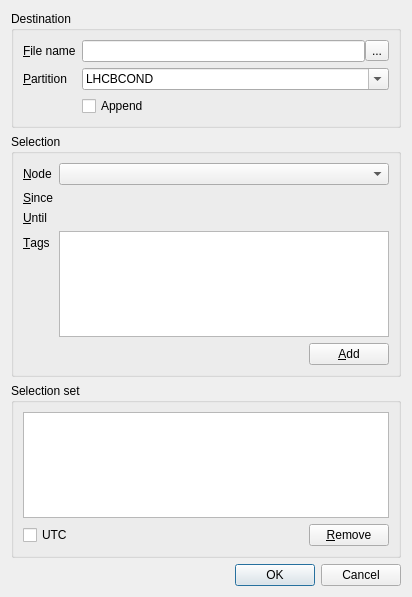
<ui version="4.0" >
 <class>CreateSliceDialog</class>
 <widget class="QDialog" name="CreateSliceDialog" >
  <property name="geometry" >
   <rect>
    <x>0</x>
    <y>0</y>
    <width>412</width>
    <height>597</height>
   </rect>
  </property>
  <property name="windowTitle" >
   <string>Create slice</string>
  </property>
  <layout class="QVBoxLayout" name="verticalLayout" >
   <item>
    <widget class="QGroupBox" name="destinationGroup" >
     <property name="title" >
      <string>Destination</string>
     </property>
     <layout class="QFormLayout" name="formLayout" >
      <property name="fieldGrowthPolicy" >
       <enum>QFormLayout::ExpandingFieldsGrow</enum>
      </property>
      <item row="0" column="0" >
       <widget class="QLabel" name="filenameLabel" >
        <property name="text" >
         <string>&amp;File name</string>
        </property>
        <property name="buddy" >
         <cstring>filename</cstring>
        </property>
       </widget>
      </item>
      <item row="0" column="1" >
       <widget class="QWidget" native="1" name="filenameWidget" >
        <layout class="QHBoxLayout" name="horizontalLayout" >
         <property name="spacing" >
          <number>0</number>
         </property>
         <property name="margin" >
          <number>0</number>
         </property>
         <item>
          <widget class="QLineEdit" name="filename" >
           <property name="toolTip" >
            <string>Path to the SQLite file</string>
           </property>
          </widget>
         </item>
         <item>
          <widget class="QToolButton" name="fileDialogButton" >
           <property name="toolTip" >
            <string>Open a dialog box to select a file</string>
           </property>
           <property name="text" >
            <string>...</string>
           </property>
          </widget>
         </item>
        </layout>
       </widget>
      </item>
      <item row="1" column="0" >
       <widget class="QLabel" name="partitionLabel" >
        <property name="text" >
         <string>&amp;Partition</string>
        </property>
        <property name="buddy" >
         <cstring>partition</cstring>
        </property>
       </widget>
      </item>
      <item row="1" column="1" >
       <widget class="QComboBox" name="partition" >
        <property name="sizePolicy" >
         <sizepolicy vsizetype="Fixed" hsizetype="Expanding" >
          <horstretch>0</horstretch>
          <verstretch>0</verstretch>
         </sizepolicy>
        </property>
        <property name="toolTip" >
         <string>Partition name: only uppercase letters or numbers</string>
        </property>
        <property name="editable" >
         <bool>true</bool>
        </property>
        <property name="currentIndex" >
         <number>1</number>
        </property>
        <property name="insertPolicy" >
         <enum>QComboBox::NoInsert</enum>
        </property>
        <item>
         <property name="text" >
          <string>DDDB</string>
         </property>
        </item>
        <item>
         <property name="text" >
          <string>LHCBCOND</string>
         </property>
        </item>
        <item>
         <property name="text" >
          <string>SIMCOND</string>
         </property>
        </item>
        <item>
         <property name="text" >
          <string>ONLINE</string>
         </property>
        </item>
       </widget>
      </item>
      <item row="2" column="1" >
       <widget class="QCheckBox" name="append" >
        <property name="text" >
         <string>Append</string>
        </property>
       </widget>
      </item>
     </layout>
    </widget>
   </item>
   <item>
    <widget class="QGroupBox" name="selectionGroup" >
     <property name="title" >
      <string>Selection</string>
     </property>
     <layout class="QFormLayout" name="formLayout_2" >
      <property name="fieldGrowthPolicy" >
       <enum>QFormLayout::ExpandingFieldsGrow</enum>
      </property>
      <item row="0" column="0" >
       <widget class="QLabel" name="pathLabel" >
        <property name="text" >
         <string>&amp;Node</string>
        </property>
        <property name="buddy" >
         <cstring>path</cstring>
        </property>
       </widget>
      </item>
      <item row="0" column="1" >
       <widget class="QComboBox" name="path" >
        <property name="sizePolicy" >
         <sizepolicy vsizetype="Fixed" hsizetype="MinimumExpanding" >
          <horstretch>0</horstretch>
          <verstretch>0</verstretch>
         </sizepolicy>
        </property>
       </widget>
      </item>
      <item row="1" column="0" >
       <widget class="QLabel" name="sinceLabel" >
        <property name="text" >
         <string>&amp;Since</string>
        </property>
        <property name="buddy" >
         <cstring>since</cstring>
        </property>
       </widget>
      </item>
      <item row="1" column="1" >
       <widget class="TimePointEdit" native="1" name="since" >
        <property name="sizePolicy" >
         <sizepolicy vsizetype="Preferred" hsizetype="MinimumExpanding" >
          <horstretch>0</horstretch>
          <verstretch>0</verstretch>
         </sizepolicy>
        </property>
       </widget>
      </item>
      <item row="2" column="0" >
       <widget class="QLabel" name="untilLabel" >
        <property name="text" >
         <string>&amp;Until</string>
        </property>
        <property name="buddy" >
         <cstring>until</cstring>
        </property>
       </widget>
      </item>
      <item row="2" column="1" >
       <widget class="TimePointEdit" native="1" name="until" >
        <property name="sizePolicy" >
         <sizepolicy vsizetype="Preferred" hsizetype="MinimumExpanding" >
          <horstretch>0</horstretch>
          <verstretch>0</verstretch>
         </sizepolicy>
        </property>
       </widget>
      </item>
      <item row="3" column="0" >
       <widget class="QLabel" name="tagsLabel" >
        <property name="text" >
         <string>&amp;Tags</string>
        </property>
        <property name="buddy" >
         <cstring>tags</cstring>
        </property>
       </widget>
      </item>
      <item row="3" column="1" >
       <widget class="QListView" name="tags" >
        <property name="selectionMode" >
         <enum>QAbstractItemView::MultiSelection</enum>
        </property>
       </widget>
      </item>
      <item row="4" column="1" >
       <widget class="QWidget" native="1" name="selectionButtons" >
        <layout class="QHBoxLayout" name="horizontalLayout_2" >
         <property name="margin" >
          <number>0</number>
         </property>
         <item>
          <spacer name="horizontalSpacer" >
           <property name="orientation" >
            <enum>Qt::Horizontal</enum>
           </property>
           <property name="sizeHint" stdset="0" >
            <size>
             <width>40</width>
             <height>20</height>
            </size>
           </property>
          </spacer>
         </item>
         <item>
          <widget class="QPushButton" name="addButton" >
           <property name="text" >
            <string>&amp;Add</string>
           </property>
          </widget>
         </item>
        </layout>
       </widget>
      </item>
     </layout>
    </widget>
   </item>
   <item>
    <widget class="QGroupBox" name="selectionSetGroup" >
     <property name="title" >
      <string>Selection set</string>
     </property>
     <layout class="QVBoxLayout" name="verticalLayout_2" >
      <item>
       <widget class="QTableView" name="selections" >
        <property name="selectionMode" >
         <enum>QAbstractItemView::SingleSelection</enum>
        </property>
        <property name="selectionBehavior" >
         <enum>QAbstractItemView::SelectRows</enum>
        </property>
       </widget>
      </item>
      <item>
       <widget class="QWidget" native="1" name="selectionSetButtons" >
        <layout class="QHBoxLayout" name="horizontalLayout_3" >
         <property name="margin" >
          <number>0</number>
         </property>
         <item>
          <widget class="QCheckBox" name="utc" >
           <property name="text" >
            <string>UTC</string>
           </property>
          </widget>
         </item>
         <item>
          <spacer name="horizontalSpacer" >
           <property name="orientation" >
            <enum>Qt::Horizontal</enum>
           </property>
           <property name="sizeHint" stdset="0" >
            <size>
             <width>40</width>
             <height>20</height>
            </size>
           </property>
          </spacer>
         </item>
         <item>
          <widget class="QPushButton" name="removeButton" >
           <property name="text" >
            <string>&amp;Remove</string>
           </property>
          </widget>
         </item>
        </layout>
       </widget>
      </item>
     </layout>
    </widget>
   </item>
   <item>
    <widget class="QDialogButtonBox" name="buttonBox" >
     <property name="orientation" >
      <enum>Qt::Horizontal</enum>
     </property>
     <property name="standardButtons" >
      <set>QDialogButtonBox::Cancel|QDialogButtonBox::Ok</set>
     </property>
    </widget>
   </item>
  </layout>
 </widget>
 <customwidgets>
  <customwidget>
   <class>TimePointEdit</class>
   <extends>QWidget</extends>
   <header>CondDBUI/Browser/Widgets.h</header>
   <container>1</container>
   <slots>
    <slot>setMinimumDateTime(QDateTime)</slot>
    <slot>setMaximumDateTime(QDateTime)</slot>
    <slot>resetMinimumDateTime()</slot>
    <slot>resetMaximumDateTime()</slot>
    <signal>dateTimeChanged(QDateTime)</signal>
    <signal>dateChanged(QDate)</signal>
    <signal>timeChanged(QTime)</signal>
    <signal>maxChanged(bool)</signal>
    <signal>maxChecked()</signal>
    <signal>maxUnchecked()</signal>
    <signal>validityKeyChanged(cool::ValidityKey)</signal>
   </slots>
  </customwidget>
 </customwidgets>
 <resources/>
 <connections>
  <connection>
   <sender>buttonBox</sender>
   <signal>accepted()</signal>
   <receiver>CreateSliceDialog</receiver>
   <slot>accept()</slot>
   <hints>
    <hint type="sourcelabel" >
     <x>257</x>
     <y>580</y>
    </hint>
    <hint type="destinationlabel" >
     <x>157</x>
     <y>274</y>
    </hint>
   </hints>
  </connection>
  <connection>
   <sender>buttonBox</sender>
   <signal>rejected()</signal>
   <receiver>CreateSliceDialog</receiver>
   <slot>reject()</slot>
   <hints>
    <hint type="sourcelabel" >
     <x>325</x>
     <y>580</y>
    </hint>
    <hint type="destinationlabel" >
     <x>286</x>
     <y>274</y>
    </hint>
   </hints>
  </connection>
  <connection>
   <sender>fileDialogButton</sender>
   <signal>clicked()</signal>
   <receiver>CreateSliceDialog</receiver>
   <slot>openFileDialog()</slot>
   <hints>
    <hint type="sourcelabel" >
     <x>379</x>
     <y>47</y>
    </hint>
    <hint type="destinationlabel" >
     <x>409</x>
     <y>46</y>
    </hint>
   </hints>
  </connection>
  <connection>
   <sender>addButton</sender>
   <signal>clicked()</signal>
   <receiver>CreateSliceDialog</receiver>
   <slot>addSelection()</slot>
   <hints>
    <hint type="sourcelabel" >
     <x>373</x>
     <y>337</y>
    </hint>
    <hint type="destinationlabel" >
     <x>407</x>
     <y>318</y>
    </hint>
   </hints>
  </connection>
  <connection>
   <sender>removeButton</sender>
   <signal>clicked()</signal>
   <receiver>CreateSliceDialog</receiver>
   <slot>removeSelection()</slot>
   <hints>
    <hint type="sourcelabel" >
     <x>376</x>
     <y>519</y>
    </hint>
    <hint type="destinationlabel" >
     <x>408</x>
     <y>491</y>
    </hint>
   </hints>
  </connection>
  <connection>
   <sender>path</sender>
   <signal>currentIndexChanged(QString)</signal>
   <receiver>CreateSliceDialog</receiver>
   <slot>currentPathSelected(QString)</slot>
   <hints>
    <hint type="sourcelabel" >
     <x>359</x>
     <y>139</y>
    </hint>
    <hint type="destinationlabel" >
     <x>409</x>
     <y>143</y>
    </hint>
   </hints>
  </connection>
  <connection>
   <sender>since</sender>
   <signal>dateTimeChanged(QDateTime)</signal>
   <receiver>until</receiver>
   <slot>setMinimumDateTime(QDateTime)</slot>
   <hints>
    <hint type="sourcelabel" >
     <x>192</x>
     <y>169</y>
    </hint>
    <hint type="destinationlabel" >
     <x>119</x>
     <y>189</y>
    </hint>
   </hints>
  </connection>
  <connection>
   <sender>until</sender>
   <signal>dateTimeChanged(QDateTime)</signal>
   <receiver>since</receiver>
   <slot>setMaximumDateTime(QDateTime)</slot>
   <hints>
    <hint type="sourcelabel" >
     <x>224</x>
     <y>183</y>
    </hint>
    <hint type="destinationlabel" >
     <x>224</x>
     <y>169</y>
    </hint>
   </hints>
  </connection>
  <connection>
   <sender>filename</sender>
   <signal>textChanged(QString)</signal>
   <receiver>CreateSliceDialog</receiver>
   <slot>checkValidData()</slot>
   <hints>
    <hint type="sourcelabel" >
     <x>315</x>
     <y>46</y>
    </hint>
    <hint type="destinationlabel" >
     <x>358</x>
     <y>102</y>
    </hint>
   </hints>
  </connection>
  <connection>
   <sender>partition</sender>
   <signal>textChanged(QString)</signal>
   <receiver>CreateSliceDialog</receiver>
   <slot>checkValidData()</slot>
   <hints>
    <hint type="sourcelabel" >
     <x>254</x>
     <y>78</y>
    </hint>
    <hint type="destinationlabel" >
     <x>296</x>
     <y>103</y>
    </hint>
   </hints>
  </connection>
 </connections>
 <slots>
  <slot>openFileDialog()</slot>
  <slot>addSelection()</slot>
  <slot>removeSelection()</slot>
  <slot>currentPathSelected(QString)</slot>
  <slot>checkValidData()</slot>
 </slots>
</ui>
